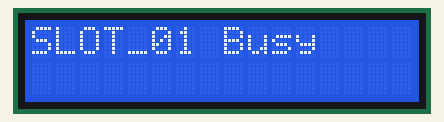
The sketch below on a simulated ESP8266 (NodeMCU). Shown: 16×2 character LCD. WiFi joins after 1.5 s; servers stay silent unless stated; what the sketch prints to the serial monitor is not drawn.

Above: at 2.9 s.
At 4.9 s:
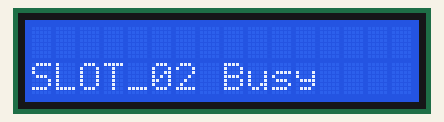

The sketch:

LCD_Display.ino
```cpp
#include <LiquidCrystal_I2C.h>
#include <ESP8266WiFi.h>
#include <FirebaseArduino.h>
#define FIREBASE_HOST " "
#define FIREBASE_AUTH " "


#define WIFI_SSID "D03CDialog1-7003"
#define WIFI_PASSWORD "30076757"

// set the LCD number of columns and rows
int lcdColumns = 16;
int lcdRows = 2;

// set LCD address, number of columns and rows
// if you don't know your display address, run an I2C scanner sketch
LiquidCrystal_I2C lcd(0x27, lcdColumns, lcdRows);


void setup() {
  Serial.begin(9600);
  delay(1000);
  WiFi.begin(WIFI_SSID, WIFI_PASSWORD);
  Serial.print("Connecting to ");
  Serial.print(WIFI_SSID);
  while (WiFi.status() != WL_CONNECTED) {
    Serial.print(".");
    delay(500);
  }
  Serial.println();
  Serial.print("Connected to ");
  Serial.println(WIFI_SSID);
  Serial.print("IP Address is : ");
  Serial.println(WiFi.localIP());
  Firebase.begin(FIREBASE_HOST, FIREBASE_AUTH);
  // initialize LCD
  lcd.init();
  // turn on LCD backlight
  lcd.backlight();

}

void loop() {

  FirebaseObject jsonObject1 = Firebase.get("/SLOT1");
  FirebaseObject jsonObject2 = Firebase.get("/SLOT2");

  String SLOT_01 = jsonObject1.getString("State");
  String SLOT_02 = jsonObject2.getString("State");

  if (SLOT_01 == "1") {
    lcd.setCursor(0, 0);
    // print message
    lcd.print("SLOT_01 ");
    lcd.print("Free");
    delay(5000);
    lcd.clear();
  } else {
    lcd.setCursor(0, 0);
    lcd.print("SLOT_01 ");
    lcd.print("Busy");
    delay(2000);
    lcd.clear();
  }

  if ((SLOT_02 == "1")) {
    lcd.setCursor(0, 1);
    lcd.print("SLOT_02 ");
    lcd.print("Free");
    delay(2000);
    lcd.clear();
  } else {
    lcd.setCursor(0, 1);
    lcd.print("SLOT_02 ");
    lcd.print("Busy");
    delay(2000);
    lcd.clear();
  }
}
```

Measured:
- what the display in image 0 shows lasts 2.0 s, from 2.9 s to 4.9 s
